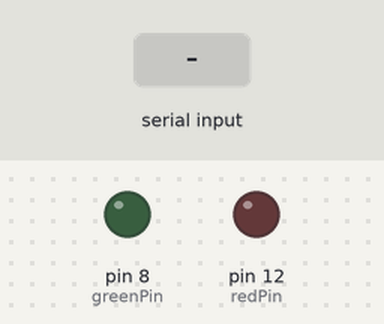
A sketch run on a simulated Arduino Uno, built with avr-gcc and run on an emulated ATmega328P. On the bench: output pins drawn as LEDs (lit = HIGH). Dashed ring = blinking. Inputs (shaded band) come from the test bench.

Above: at 1.2 s.
1.3 s: "1" received over Serial
At 2.35 s:
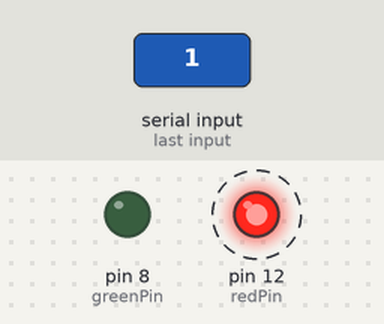
4.3 s: "ON" received over Serial
At 5.7 s:
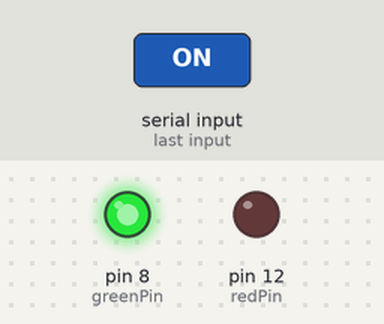
6.8 s: "0" received over Serial
At 7.85 s:
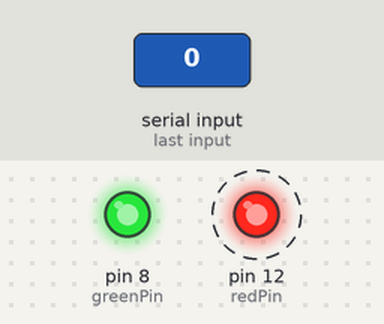
9.8 s: "OFF" received over Serial
At 11.1 s:
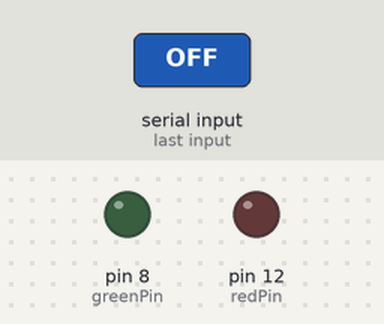
12.3 s: "2" received over Serial
At 13.55 s:
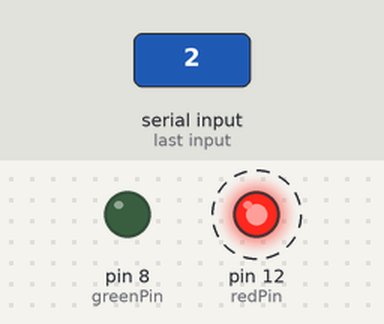
Timing chart, 0 to 15.7 s (numbered marks = the images above; inputs shaded):
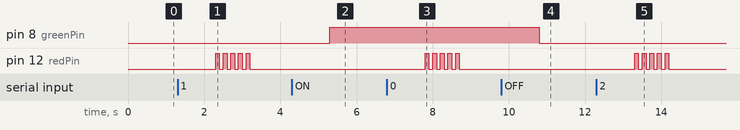

Measured:
- after the input at 1.3 s, pin 12 (redPin): alternates HIGH for 0.10 s and LOW for 0.10 s, 10 changes in all, then stays LOW, starting after 1.0 s
- after the input at 4.3 s, pin 8 (greenPin): LOW → HIGH after 1.0 s
- after the input at 6.8 s, pin 12 (redPin): alternates HIGH for 0.10 s and LOW for 0.10 s, 10 changes in all, then stays LOW, starting after 1.0 s
- after the input at 9.8 s, pin 8 (greenPin): HIGH → LOW after 1.0 s
- after the input at 12.3 s, pin 12 (redPin): alternates HIGH for 0.10 s and LOW for 0.10 s, 10 changes in all, then stays LOW, starting after 1.0 s

The sketch:

ArduniobyPython.ino
```cpp
const int redPin = 12;
const int greenPin = 8;

void setup() {
  Serial.begin(9600);
  pinMode(greenPin, OUTPUT);
  pinMode(redPin, OUTPUT);
}

void loop() {
  if (Serial.available() > 0){
    String msg = Serial.readString();

    if (msg == "ON"){
      digitalWrite(greenPin, HIGH);
    }
    else if (msg == "OFF"){
      digitalWrite(greenPin, LOW);
    }
    else {
      for (int i = 0; i < 5; i++){
        digitalWrite(redPin, HIGH);
        delay(100);
        digitalWrite(redPin, LOW);
        delay(100);
      }
    }
  }
}
```
